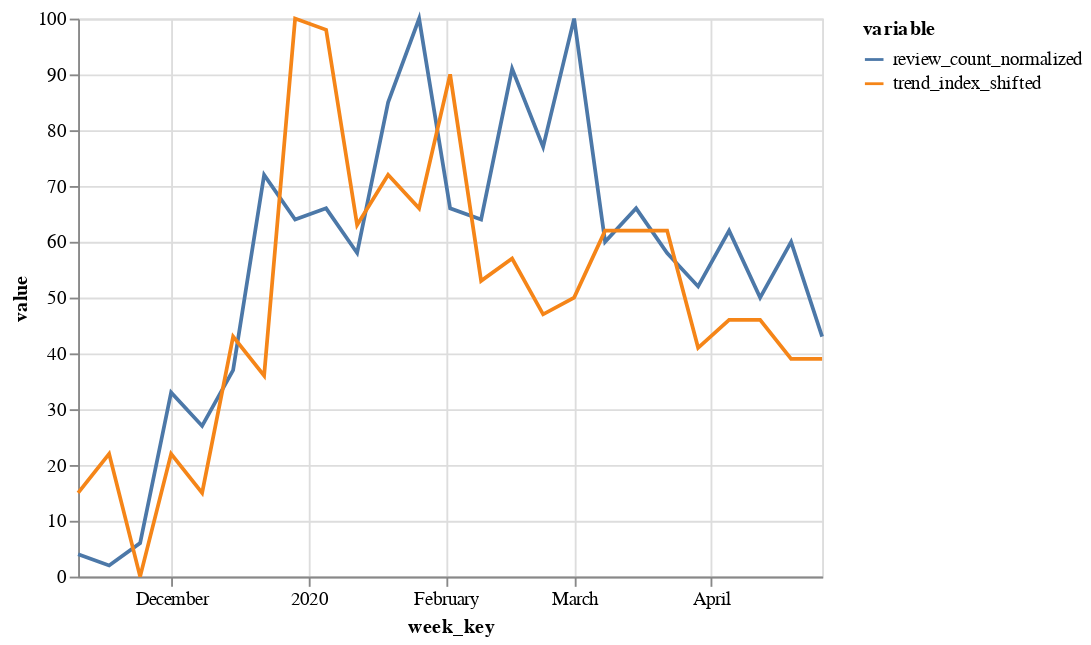

Notebook code cell kept with this figure:
### Markdown cell above
Take Soundcore Liberty Air 2 as an example to visualize the correlation between normalized weekly review count and shifted weekly Google trend index

### Code cell
df_sc_air_2 = data_import_clean('Soundcore Liberty Air 2', 100)
df_sc_air_2['trend_index_shifted'] = df_sc_air_2['trend_index'].shift(6)
df_sc_air_2.dropna(subset=['review_count', 'trend_index_shifted'], how='any', inplace=True)
df_sc_air_2['review_count_normalized'] = (df_sc_air_2['review_count']/df_sc_air_2['review_count'].max()*100).astype(int)

alt.Chart(df_sc_air_2).mark_line().transform_fold(
    fold=['review_count_normalized', 'trend_index_shifted'], 
    as_=['variable', 'value']
).encode(
    x='week_key',
    y='value:Q',
    color='variable:N'
)

### Figure 1 — Vega-Lite specification as saved in the notebook (floating-point values rounded to 4 significant figures)
{"config": {"view": {"continuousWidth": 400, "continuousHeight": 300}}, "data": {"name": "data-c37c55ad03c3908adb03eda8cb2be266"}, "mark": "line", "encoding": {"color": {"type": "nominal", "field": "variable"}, "x": {"type": "temporal", "field": "week_key"}, "y": {"type": "quantitative", "field": "value"}}, "transform": [{"fold": ["review_count_normalized", "trend_index_shifted"], "as": ["variable", "value"]}], "$schema": "https://vega.github.io/schema/vega-lite/v4.8.1.json", "datasets": {"data-c37c55ad03c3908adb03eda8cb2be266": [{"review_date_key": "2019-11-10T00:00:00", "average_rating": 3.0, "review_count": 2.0, "Week": "2019-11-10T00:00:00", "trend_index": 36, "week_key": "2019-11-10T00:00:00", "product_name": "Soundcore Liberty Air 2", "price": 100, "trend_index_shifted": 15.0, "review_count_normalized": 4}, {"review_date_key": "2019-11-17T00:00:00", "average_rating": 5.0, "review_count": 1.0, "Week": "2019-11-17T00:00:00", "trend_index": 100, "week_key": "2019-11-17T00:00:00", "product_name": "Soundcore Liberty Air 2", "price": 100, "trend_index_shifted": 22.0, "review_count_normalized": 2}, {"review_date_key": "2019-11-24T00:00:00", "average_rating": 5.0, "review_count": 3.0, "Week": "2019-11-24T00:00:00", "trend_index": 98, "week_key": "2019-11-24T00:00:00", "product_name": "Soundcore Liberty Air 2", "price": 100, "trend_index_shifted": 0.0, "review_count_normalized": 6}, {"review_date_key": "2019-12-01T00:00:00", "average_rating": 4.125, "review_count": 16.0, "Week": "2019-12-01T00:00:00", "trend_index": 63, "week_key": "2019-12-01T00:00:00", "product_name": "Soundcore Liberty Air 2", "price": 100, "trend_index_shifted": 22.0, "review_count_normalized": 33}, {"review_date_key": "2019-12-08T00:00:00", "average_rating": 3.077, "review_count": 13.0, "Week": "2019-12-08T00:00:00", "trend_index": 72, "week_key": "2019-12-08T00:00:00", "product_name": "Soundcore Liberty Air 2", "price": 100, "trend_index_shifted": 15.0, "review_count_normalized": 27}, {"review_date_key": "2019-12-15T00:00:00", "average_rating": 4.722, "review_count": 18.0, "Week": "2019-12-15T00:00:00", "trend_index": 66, "week_key": "2019-12-15T00:00:00", "product_name": "Soundcore Liberty Air 2", "price": 100, "trend_index_shifted": 43.0, "review_count_normalized": 37}, {"review_date_key": "2019-12-22T00:00:00", "average_rating": 4.286, "review_count": 35.0, "Week": "2019-12-22T00:00:00", "trend_index": 90, "week_key": "2019-12-22T00:00:00", "product_name": "Soundcore Liberty Air 2", "price": 100, "trend_index_shifted": 36.0, "review_count_normalized": 72}, {"review_date_key": "2019-12-29T00:00:00", "average_rating": 3.774, "review_count": 31.0, "Week": "2019-12-29T00:00:00", "trend_index": 53, "week_key": "2019-12-29T00:00:00", "product_name": "Soundcore Liberty Air 2", "price": 100, "trend_index_shifted": 100.0, "review_count_normalized": 64}, {"review_date_key": "2020-01-05T00:00:00", "average_rating": 3.844, "review_count": 32.0, "Week": "2020-01-05T00:00:00", "trend_index": 57, "week_key": "2020-01-05T00:00:00", "product_name": "Soundcore Liberty Air 2", "price": 100, "trend_index_shifted": 98.0, "review_count_normalized": 66}, {"review_date_key": "2020-01-12T00:00:00", "average_rating": 4.214, "review_count": 28.0, "Week": "2020-01-12T00:00:00", "trend_index": 47, "week_key": "2020-01-12T00:00:00", "product_name": "Soundcore Liberty Air 2", "price": 100, "trend_index_shifted": 63.0, "review_count_normalized": 58}, {"review_date_key": "2020-01-19T00:00:00", "average_rating": 3.976, "review_count": 41.0, "Week": "2020-01-19T00:00:00", "trend_index": 50, "week_key": "2020-01-19T00:00:00", "product_name": "Soundcore Liberty Air 2", "price": 100, "trend_index_shifted": 72.0, "review_count_normalized": 85}, {"review_date_key": "2020-01-26T00:00:00", "average_rating": 3.917, "review_count": 48.0, "Week": "2020-01-26T00:00:00", "trend_index": 62, "week_key": "2020-01-26T00:00:00", "product_name": "Soundcore Liberty Air 2", "price": 100, "trend_index_shifted": 66.0, "review_count_normalized": 100}, {"review_date_key": "2020-02-02T00:00:00", "average_rating": 4.344, "review_count": 32.0, "Week": "2020-02-02T00:00:00", "trend_index": 62, "week_key": "2020-02-02T00:00:00", "product_name": "Soundcore Liberty Air 2", "price": 100, "trend_index_shifted": 90.0, "review_count_normalized": 66}, {"review_date_key": "2020-02-09T00:00:00", "average_rating": 4.484, "review_count": 31.0, "Week": "2020-02-09T00:00:00", "trend_index": 62, "week_key": "2020-02-09T00:00:00", "product_name": "Soundcore Liberty Air 2", "price": 100, "trend_index_shifted": 53.0, "review_count_normalized": 64}, {"review_date_key": "2020-02-16T00:00:00", "average_rating": 4.068, "review_count": 44.0, "Week": "2020-02-16T00:00:00", "trend_index": 41, "week_key": "2020-02-16T00:00:00", "product_name": "Soundcore Liberty Air 2", "price": 100, "trend_index_shifted": 57.0, "review_count_normalized": 91}, {"review_date_key": "2020-02-23T00:00:00", "average_rating": 4.027, "review_count": 37.0, "Week": "2020-02-23T00:00:00", "trend_index": 46, "week_key": "2020-02-23T00:00:00", "product_name": "Soundcore Liberty Air 2", "price": 100, "trend_index_shifted": 47.0, "review_count_normalized": 77}, {"review_date_key": "2020-03-01T00:00:00", "average_rating": 4.104, "review_count": 48.0, "Week": "2020-03-01T00:00:00", "trend_index": 46, "week_key": "2020-03-01T00:00:00", "product_name": "Soundcore Liberty Air 2", "price": 100, "trend_index_shifted": 50.0, "review_count_normalized": 100}, {"review_date_key": "2020-03-08T00:00:00", "average_rating": 3.828, "review_count": 29.0, "Week": "2020-03-08T00:00:00", "trend_index": 39, "week_key": "2020-03-08T00:00:00", "product_name": "Soundcore Liberty Air 2", "price": 100, "trend_index_shifted": 62.0, "review_count_normalized": 60}, {"review_date_key": "2020-03-15T00:00:00", "average_rating": 4.25, "review_count": 32.0, "Week": "2020-03-15T00:00:00", "trend_index": 39, "week_key": "2020-03-15T00:00:00", "product_name": "Soundcore Liberty Air 2", "price": 100, "trend_index_shifted": 62.0, "review_count_normalized": 66}, {"review_date_key": "2020-03-22T00:00:00", "average_rating": 4.393, "review_count": 28.0, "Week": "2020-03-22T00:00:00", "trend_index": 32, "week_key": "2020-03-22T00:00:00", "product_name": "Soundcore Liberty Air 2", "price": 100, "trend_index_shifted": 62.0, "review_count_normalized": 58}, {"review_date_key": "2020-03-29T00:00:00", "average_rating": 4.08, "review_count": 25.0, "Week": "2020-03-29T00:00:00", "trend_index": 43, "week_key": "2020-03-29T00:00:00", "product_name": "Soundcore Liberty Air 2", "price": 100, "trend_index_shifted": 41.0, "review_count_normalized": 52}, {"review_date_key": "2020-04-05T00:00:00", "average_rating": 3.833, "review_count": 30.0, "Week": "2020-04-05T00:00:00", "trend_index": 25, "week_key": "2020-04-05T00:00:00", "product_name": "Soundcore Liberty Air 2", "price": 100, "trend_index_shifted": 46.0, "review_count_normalized": 62}, {"review_date_key": "2020-04-12T00:00:00", "average_rating": 3.5, "review_count": 24.0, "Week": "2020-04-12T00:00:00", "trend_index": 49, "week_key": "2020-04-12T00:00:00", "product_name": "Soundcore Liberty Air 2", "price": 100, "trend_index_shifted": 46.0, "review_count_normalized": 50}, {"review_date_key": "2020-04-19T00:00:00", "average_rating": 3.759, "review_count": 29.0, "Week": "2020-04-19T00:00:00", "trend_index": 48, "week_key": "2020-04-19T00:00:00", "product_name": "Soundcore Liberty Air 2", "price": 100, "trend_index_shifted": 39.0, "review_count_normalized": 60}, {"review_date_key": "2020-04-26T00:00:00", "average_rating": 4.238, "review_count": 21.0, "Week": "2020-04-26T00:00:00", "trend_index": 48, "week_key": "2020-04-26T00:00:00", "product_name": "Soundcore Liberty Air 2", "price": 100, "trend_index_shifted": 39.0, "review_count_normalized": 43}]}}
